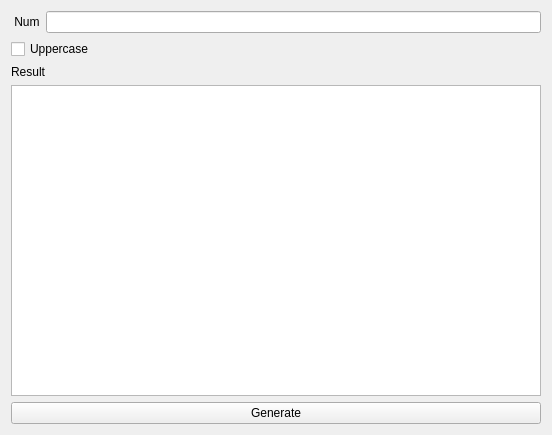
<?xml version="1.0" encoding="UTF-8"?>
<ui version="4.0">
 <class>Form</class>
 <widget class="QWidget" name="Form">
  <property name="geometry">
   <rect>
    <x>0</x>
    <y>0</y>
    <width>552</width>
    <height>435</height>
   </rect>
  </property>
  <property name="windowTitle">
   <string>Generate UUID</string>
  </property>
  <layout class="QHBoxLayout" name="horizontalLayout_2">
   <item>
    <layout class="QVBoxLayout" name="verticalLayout_2">
     <item>
      <layout class="QVBoxLayout" name="verticalLayout">
       <item>
        <layout class="QHBoxLayout" name="horizontalLayout">
         <item>
          <widget class="QLabel" name="num_label">
           <property name="text">
            <string> Num</string>
           </property>
          </widget>
         </item>
         <item>
          <widget class="QLineEdit" name="num_edit"/>
         </item>
        </layout>
       </item>
       <item>
        <widget class="QCheckBox" name="checkBox">
         <property name="text">
          <string>Uppercase</string>
         </property>
        </widget>
       </item>
       <item>
        <widget class="QLabel" name="result_label">
         <property name="text">
          <string>Result</string>
         </property>
        </widget>
       </item>
       <item>
        <widget class="QTextBrowser" name="result_content"/>
       </item>
      </layout>
     </item>
     <item>
      <widget class="QPushButton" name="pushButton">
       <property name="text">
        <string>Generate</string>
       </property>
      </widget>
     </item>
    </layout>
   </item>
  </layout>
 </widget>
 <resources/>
 <connections/>
</ui>
